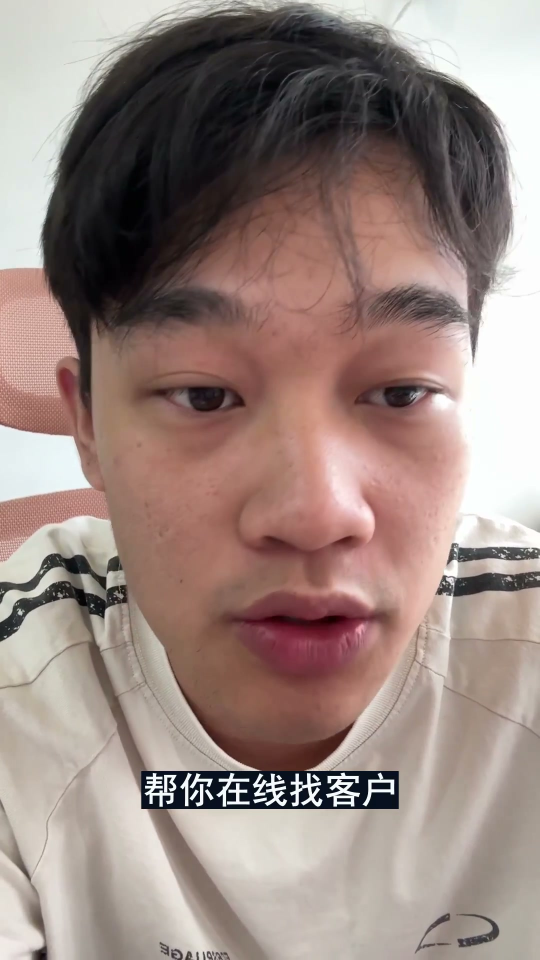
#> input picture audit/2026-07-15-full-product/09-video1-frame-30s.jpg, 1080 x 1920 px (shown at 1/2 size)
$ python -i make_cover.py   (imports and definitions only)
#> lines starting #> are read from the running program, lines starting #| are printed output that depends on the picture
from __future__ import annotations

import re
import shutil
import tempfile
import math
from copy import deepcopy
from pathlib import Path

from ffmpeg_utils import media_duration, run
from style_presets import DEFAULT_STYLE_PRESETS, hex_to_rgba


# [38 lines left out: functions make_cover, _extract_frame, _select_cover_frame, not called in this run]


def _frame_score(path: Path) -> tuple[float, str]:
    from PIL import Image, ImageFilter, ImageStat

    image = Image.open(path).convert("L").resize((270, 480))
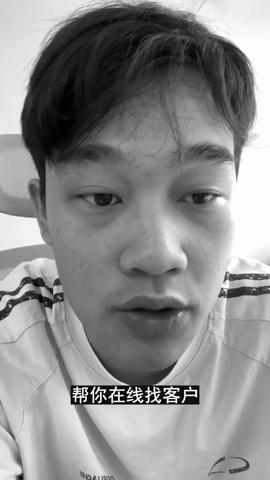
#> image: PIL image 270x480 L; min 0, max 255, mean 139.2
    width, height = image.size
#> width = 270; height = 480
    edges = image.filter(ImageFilter.FIND_EDGES)
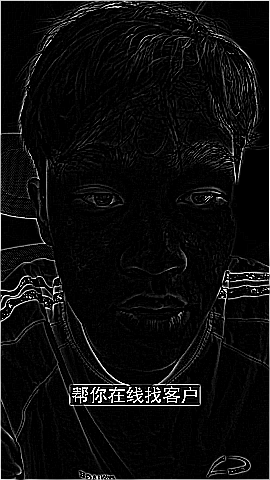
#> edges: PIL image 270x480 L; min 0, max 255, mean 13.4
    sharpness = ImageStat.Stat(edges).var[0]
#> sharpness = 1557.1
    exposure = ImageStat.Stat(image).mean[0]
#> exposure = 139.2
    exposure_penalty = abs(exposure - 135) * 0.7
#> exposure_penalty = 2.97
    top = edges.crop((0, int(height * 0.10), width, int(height * 0.38)))
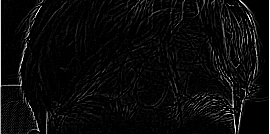
#> top: PIL image 270x134 L; min 0, max 255, mean 10.9
    bottom = edges.crop((0, int(height * 0.62), width, int(height * 0.92)))
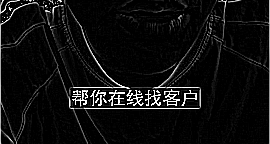
#> bottom: PIL image 270x144 L; min 0, max 255, mean 15.5
    center = edges.crop((int(width * 0.275), int(height * 0.25), int(width * 0.725), int(height * 0.80)))
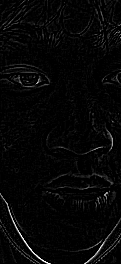
#> center: PIL image 121x264 L; min 0, max 255, mean 6.6
    top_clutter = ImageStat.Stat(top).mean[0]
#> top_clutter = 10.87
    bottom_clutter = ImageStat.Stat(bottom).mean[0]
#> bottom_clutter = 15.47
    center_clutter = ImageStat.Stat(center).mean[0]
#> center_clutter = 6.61
    placement = "top" if top_clutter <= bottom_clutter else "bottom"
#> placement = 'top'
    title_clutter = min(top_clutter, bottom_clutter)
#> title_clutter = 10.87
    score = math.log1p(sharpness) * 34 - exposure_penalty - title_clutter * 1.8 - center_clutter * 0.35
#> score = 225.1
    return score, placement


# [198 lines left out: functions _draw_title, _draw_text_with_opacity, _find_font, _wrap_title, _visual_len, _position_box and 1 more, not called in this run]

>>> result = _frame_score('../audit/2026-07-15-full-product/09-video1-frame-30s.jpg')
#> result = (225.1, 'top')

$ run again, on audit/2026-07-15-full-product/10-video2-frame-30s.jpg
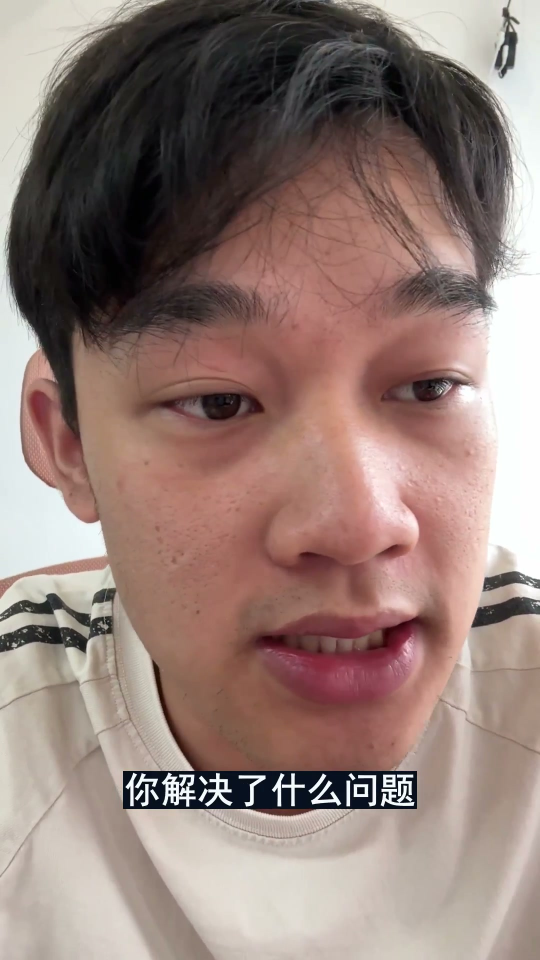
#> input picture audit/2026-07-15-full-product/10-video2-frame-30s.jpg, 1080 x 1920 px (shown at 1/2 size)
#> in _frame_score, `edges = image.filter(ImageFilter.FIND_EDGES)`:
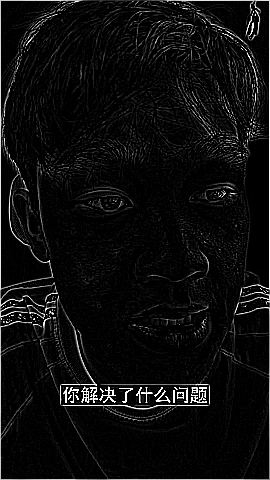
#> edges: PIL image 270x480 L; min 0, max 255, mean 13.8
#> sharpness = 1554.3
#> exposure = 131.3
#> exposure_penalty = 2.57
#> in _frame_score, `center = edges.crop((int(width * 0.275), int(height * 0.25), int(width..`:
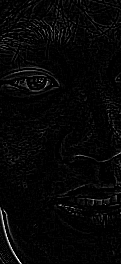
#> center: PIL image 121x264 L; min 0, max 255, mean 6.5
#> top_clutter = 12.79
#> bottom_clutter = 16.67
#> center_clutter = 6.5
#> placement = 'top'
#> title_clutter = 12.79
#> score = 222
#> result = (222, 'top')
